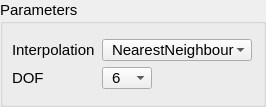
          <widget class="ctkCollapsibleGroupBox" name="niftyRegParametersGB">
           <property name="sizePolicy">
            <sizepolicy hsizetype="MinimumExpanding" vsizetype="Preferred">
             <horstretch>0</horstretch>
             <verstretch>0</verstretch>
            </sizepolicy>
           </property>
           <property name="minimumSize">
            <size>
             <width>0</width>
             <height>0</height>
            </size>
           </property>
           <property name="font">
            <font>
             <family>Arial</family>
             <pointsize>11</pointsize>
             <weight>50</weight>
             <bold>false</bold>
            </font>
           </property>
           <property name="title">
            <string>Parameters</string>
           </property>
           <property name="collapsed">
            <bool>false</bool>
           </property>
           <layout class="QGridLayout" name="gridLayout_8">
            <property name="leftMargin">
             <number>9</number>
            </property>
            <property name="topMargin">
             <number>15</number>
            </property>
            <property name="bottomMargin">
             <number>15</number>
            </property>
            <property name="horizontalSpacing">
             <number>0</number>
            </property>
            <item row="2" column="0">
             <widget class="QLabel" name="label_24">
              <property name="sizePolicy">
               <sizepolicy hsizetype="Fixed" vsizetype="Preferred">
                <horstretch>0</horstretch>
                <verstretch>0</verstretch>
               </sizepolicy>
              </property>
              <property name="minimumSize">
               <size>
                <width>90</width>
                <height>0</height>
               </size>
              </property>
              <property name="font">
               <font>
                <family>Arial</family>
                <pointsize>11</pointsize>
                <weight>50</weight>
                <bold>false</bold>
               </font>
              </property>
              <property name="text">
               <string>DOF</string>
              </property>
             </widget>
            </item>
            <item row="1" column="0">
             <widget class="QLabel" name="label_7">
              <property name="sizePolicy">
               <sizepolicy hsizetype="Fixed" vsizetype="Preferred">
                <horstretch>0</horstretch>
                <verstretch>0</verstretch>
               </sizepolicy>
              </property>
              <property name="minimumSize">
               <size>
                <width>90</width>
                <height>0</height>
               </size>
              </property>
              <property name="font">
               <font>
                <family>Arial</family>
                <pointsize>11</pointsize>
                <weight>50</weight>
                <bold>false</bold>
               </font>
              </property>
              <property name="text">
               <string>Interpolation</string>
              </property>
             </widget>
            </item>
            <item row="2" column="1" colspan="2">
             <widget class="QComboBox" name="regaladinDOFCB">
              <property name="sizePolicy">
               <sizepolicy hsizetype="Fixed" vsizetype="MinimumExpanding">
                <horstretch>0</horstretch>
                <verstretch>0</verstretch>
               </sizepolicy>
              </property>
              <property name="minimumSize">
               <size>
                <width>50</width>
                <height>0</height>
               </size>
              </property>
              <property name="font">
               <font>
                <family>Arial</family>
                <pointsize>11</pointsize>
                <weight>50</weight>
                <bold>false</bold>
               </font>
              </property>
              <property name="styleSheet">
               <string notr="true">padding-left:9px;</string>
              </property>
              <item>
               <property name="text">
                <string>6</string>
               </property>
              </item>
              <item>
               <property name="text">
                <string>12</string>
               </property>
              </item>
             </widget>
            </item>
            <item row="1" column="1" colspan="2">
             <widget class="QComboBox" name="regaladinInterpCB">
              <property name="sizePolicy">
               <sizepolicy hsizetype="Fixed" vsizetype="MinimumExpanding">
                <horstretch>0</horstretch>
                <verstretch>0</verstretch>
               </sizepolicy>
              </property>
              <property name="minimumSize">
               <size>
                <width>150</width>
                <height>0</height>
               </size>
              </property>
              <property name="font">
               <font>
                <family>Arial</family>
                <pointsize>11</pointsize>
                <weight>50</weight>
                <bold>false</bold>
               </font>
              </property>
              <property name="styleSheet">
               <string notr="true">padding-left:9px;</string>
              </property>
              <property name="currentText">
               <string>NearestNeighbour</string>
              </property>
              <item>
               <property name="text">
                <string>NearestNeighbour</string>
               </property>
              </item>
              <item>
               <property name="text">
                <string>Linear</string>
               </property>
              </item>
              <item>
               <property name="text">
                <string>Cubic</string>
               </property>
              </item>
              <item>
               <property name="text">
                <string>Sinc</string>
               </property>
              </item>
             </widget>
            </item>
           </layout>
          </widget>
